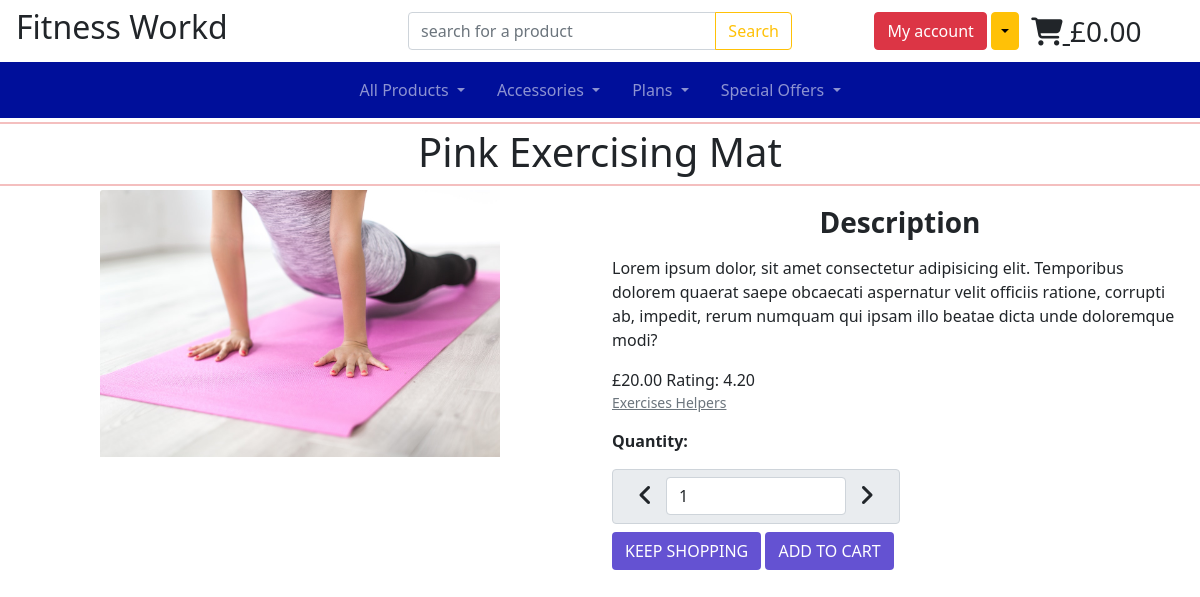
The page /products/1/ on the database its author committed.
### products/models.py (models this page shows, shortened)
class Product(models.Model):
    category = models.ForeignKey(
        'Category', null=True, blank=True, on_delete=models.SET_NULL)
    sku = models.CharField(max_length=254, null=True, blank=True)
    name = models.CharField(max_length=254)
    description = models.TextField()
    has_sizes = models.BooleanField(default=False, null=True, blank=True)
    price = models.DecimalField(max_digits=6, decimal_places=2)
    rating = models.DecimalField(
        max_digits=6, decimal_places=2, null=True, blank=True)
    image_url = models.URLField(max_length=1400, null=True, blank=True)
    image = models.ImageField(null=True, blank=True)

class Category(models.Model):
    class Meta:
        verbose_name_plural = "Categories"
    name = models.CharField(max_length=254)
    friendly_name = models.CharField(max_length=254, null=True, blank=True)

### products/views.py (the view)
# urls.py: path('<product_id>/', views.product_detail, name="product_detail"),
def product_detail(request, product_id):
    product = get_object_or_404(Product, pk=product_id)
    context = {
        'product': product
    }
    return render(request, 'products/product_detail.html', context)

### cart/contexts.py (called while the page is built, shortened)
def cart_contents(request):
    cart_items = []
    total = 0
    product_count = 0
    cart = request.session.get('cart', {})
    if total < settings.FREE_DELIVERY_THRESHOLD:
        delivery = total * Decimal(settings.STANDARD_DELIVERY_PERCENTAGE / 100)
        free_delivery_delta = settings.FREE_DELIVERY_THRESHOLD - total
    else:
        delivery = 0
        free_delivery_delta = 0
    grand_total = delivery + total
    context = {
        'cart_items': cart_items,
        'total': total,
        'product_count': product_count,
        'delivery': delivery,
        'free_delivery_delta': free_delivery_delta,
        'free_delivery_threshold': settings.FREE_DELIVERY_THRESHOLD,
        'grand_total': grand_total,
    }
    return context

### products/templates/products/product_detail.html (shortened to what this page needs)
{% extends 'base.html' %}
{% load static %}
{% block content %}
<div class="container-fluid">
    <div class="row">
        <div class="col-12 text-center p-0 m-0">
            <hr class="hr-class my-1">
                <h1 class="logo-font">{{product.name}} </h1>
            <hr class="hr-class my-1">
        </div>
    </div>
    <div class="row">
        <div class="col-sm-12 col-md-6 col-lg-4 p-0 m-0 mx-auto">
            {% if product.image_url %}
            <a href="{{product.image_url}}" target="_blank">
                <img src="{{product.image_url}}" class="card-img-top img-fluid" alt="{{product.name}}">
            </a>
            {% elif product.image %}
            <a href="{{product.image.url}}" target="_blank">
                <img src="{{product.image.url}}" class="card-img-top img-fluid"  alt="{{product.name}}">
            </a>
            {% else %}
            <a href="{{product.image_url}}" target="_blank">
                <img src="{{MEDIA_URL}}no-image.jpg" class="card-img-top img-fluid" alt="{{product.name}}">
            {%endif%}
        </div>
        <div class="col-12 col-md-6 col-lg-6">
            <h2 class="fs-3 mx-auto text-center my-3"><strong>Description</strong></h2>
            <p>{{product.description}}</p>
            <span>£{{product.price}}</span>
            {% if product.rating %}
            <span class="me-2">Rating: {{product.rating}}</span>
            {% if product.category %}
            <a class="text-muted" href="{% url 'products' %}?category={{ product.category.name }}">
                <p class="small">{{product.category.friendly_name}}</p>
            </a>
            {% endif %}
            {% endif %}
            <div>
                <form method="POST" action="{% url 'add_to_cart' product.id %}" class="mx-auto">
                    <div class="form-group w-50 inputs">
                        <p class="mt-3"><strong>Quantity:</strong></p>
                        <div class="input-group-text">
                                <button class="decrement-qty btn btn-black rounded-0" data-item_id="{{ product.id }}"
                                    id="decrement-qty_{{ product.id }}">
                                    <span class="icon">
                                        <i class=" fs-4 fas fa-angle-left"></i>
                                    </span>
                                </button>
                            <input class="form-control qty_input input-lenght" type="number" name="quantity" value="1" min="1" max="99"
                                data-item_id="{{ product.id }}" id="id_qty_{{ product.id }}">
                                <button class="increment-qty btn btn-black rounded-0" data-item_id="{{ product.id }}"
                                    id="increment-qty_{{ product.id }}">
                                    <span class="icon">
                                        <i class="fs-4 fas fa-angle-right"></i>
                                    </span>
                                </button>
                        </div>
                    </div>
                    <div class="d-grid gap-2 d-md-block float-lg-start">
                        <a href="{% url 'products' %}" class="btn btn-style text-uppercase mt-2" type="button">Keep Shopping</a>
                        <button class="btn btn-style text-uppercase mt-2" type="submit">Add To Cart</button>
                    </div>
                </form>
            </div>
        </div>
    </div>
</div>
{% endblock %}

### templates/base.html (shortened to what this page needs)
{% load static %}
<!doctype html>
<html lang="en">
<head>
	{% block corecss %}
    <link href="https://cdn.jsdelivr.net/npm/bootstrap@5.0.0-beta1/dist/css/bootstrap.min.css" rel="stylesheet">
	<link rel="stylesheet" type="text/css" href="{% static 'css/base.css' %}">
    {% endblock %}
</head>
<body>
<header class="container-fluid m-0 p-0 my-auto">
<div class="d-none d-lg-inline my-auto">
    <div class="row">
        <div class="col-lg-4 my-auto">
            <a class="nav-link" href="{% url 'home' %}">
                <h2 class="logo-font text-dark">Fitness Workd</h2>
            </a>
        </div>
        <div class="col-lg-4 text-center my-auto">
            <form method="GET" action="{% url 'products' %}">
                <div class="input-group">
                    <input type="text" class="form-control" placeholder="search for a product" name="q" aria-label="search for a product" aria-describedby="search-product">
                    <button class="btn btn-outline-warning" type="submit" id="search-product">Search</button>
                </div>
            </form>
        </div>
        <div class="col-lg-4 align-button-and-cart">
            <div class="btn-group">
                <ul class="list-unstyled m-0 my-auto">
                    <li class="list-inline-item">
                        <button type="button" class="btn btn-danger">My account</button>
                        <button type="button" class="btn btn-warning dropdown-toggle dropdown-toggle-split" data-bs-toggle="dropdown" aria-expanded="false">
                        </button>
                    </li>
                    <li class="list-inline-item align-middle">
                        <a class="text-dark fs-3 {% if grand_total %}text-primary font-weight-bold{% else %}text-black{% endif %}" href="{% url 'view_cart' %}">
                            <i class="fas fa-shopping-cart"></i><span> </span>
                            <span class="list-inline-item align-midle">
                               {% if grand_total %}
                                £{{ grand_total|floatformat:2 }}
                                {% else %}
                                £0.00
                                {% endif %}
                            </span>
                        </a>
                    </li>
                </ul>
            </div>
        </div>
    </div>
    </div>
    <nav class="navbar navbar-expand-lg navbar-dark bg-dark nav-bg">
    <div class="container-fluid d-flex">
        <div class="collapse navbar-collapse" id="main-nav">
            <ul class="navbar-nav list-unstyled mx-auto">
                {% include 'includes/main-nav.html' %}
            </ul>
        </div>
        </div>
</nav>
</header>
	{% block content %}
	{% endblock %}
</body>
</html>

### templates/includes/main-nav.html (shortened to what this page needs)
    <div class="collapse navbar-collapse mx-auto" id="main-nav">
      <ul class="navbar-nav mx-auto">
        <li class="nav-item dropdown px-2">
          <a class="nav-link dropdown-toggle" href="#" id="all-products" role="button" data-bs-toggle="dropdown" aria-expanded="false">
            All Products
          </a>
        </li>
        <li class="nav-item dropdown px-2">
          <a class="nav-link dropdown-toggle" href="#" id="plans" role="button" data-bs-toggle="dropdown" aria-expanded="false">
            Accessories
          </a>
        </li>
        <li class="nav-item dropdown px-2">
          <a class="nav-link dropdown-toggle" href="#" id="useful-items" role="button" data-bs-toggle="dropdown" aria-expanded="false">
            Plans
          </a>
        </li>
        <li class="nav-item dropdown px-2">
          <a class="nav-link dropdown-toggle" href="#" id="special-offers" role="button" data-bs-toggle="dropdown" aria-expanded="false">
            Special Offers
          </a>
        </li>
      </ul>
    </div>

### static/css/base.css (style rules this page uses)
.nav-bg { background:#000F9A !important; }
.align-button-and-cart { display:flex; justify-content:space-evenly; align-items:center; }
.hr-class { height:2px !important; border-width:0 !important; color:#D40000 !important; background-color:#D40000 !important; }
.btn-style { background-color:#6452D2; color:#fff; }

### rows shown on the page
Product: name "Pink Exercising Mat", image (picture), description "Lorem ipsum dolor, sit amet consectetur adipisicing elit. Temporibus dolorem quaerat saepe obcaecati aspernatur velit officiis ratione, corrupti ab, impedit, rerum numquam qui ipsam illo beatae dicta unde doloremque modi?", price "20.00", rating "4.20", category.friendly_name "Exercises Helpers", quantity "1"
